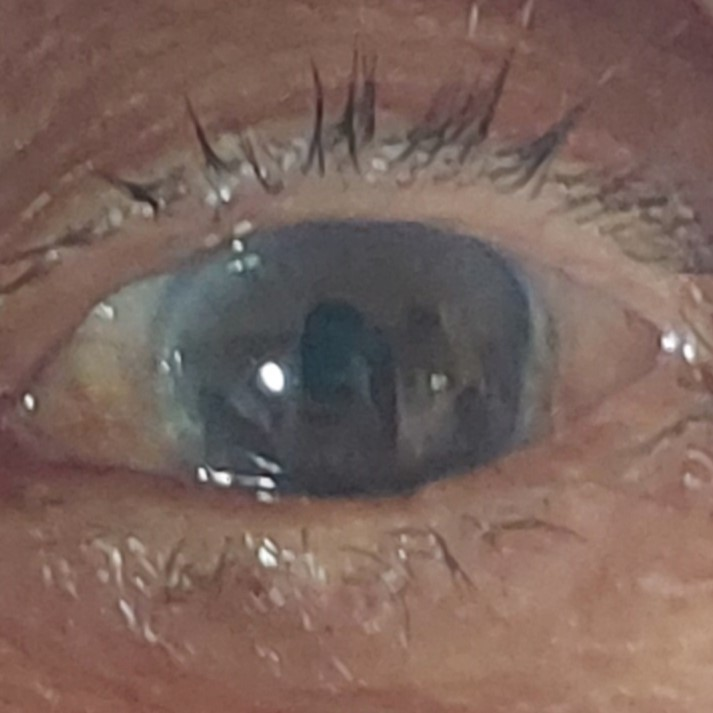
#> input picture Dataset/16.jpg, 713 x 713 px, given as the content of the folder Dataset/katarak, which was not available
$ python preprocessing.py
#> lines starting #> are read from the running program, lines starting #| are printed output that depends on the picture; after the words box and inside, x2 and y2 are one past the last pixel; in counts of white or black regions, pixels touching at a corner belong together; pictures that were not available may be replaced by others from this repository, and a replacement may not be noted
#> in main, img is the input picture: shape (713, 713, 3); mean B, G, R 91.6, 99.5, 122.7
import cv2
from skimage.restoration import inpaint
import numpy as np

def removeFlare(imgBGR):
    # cv2.imshow("original",imgBGR)
    lab = cv2.cvtColor(imgBGR,cv2.COLOR_BGR2LAB)
    # cv2.imshow("lab img",lab)
    # cv2.waitKey(0)
    labPlane = list(cv2.split(lab))
    clahe = cv2.createCLAHE(clipLimit=8.0, tileGridSize=(13,13))
    # cv2.imshow("L space",labPlane[0])
    labPlane[0]=clahe.apply(labPlane[0])
    lab = cv2.merge(labPlane)
    # cv2.imshow("after clahe",lab)
    claheBgr=cv2.cvtColor(lab,cv2.COLOR_LAB2BGR)
    grayimg = cv2.cvtColor(claheBgr,cv2.COLOR_BGR2GRAY)
    mask = cv2.threshold(grayimg, 200,255, cv2.THRESH_BINARY)[1]
    # cv2.imshow("masking",mask)
    result= cv2.inpaint(imgBGR,mask,0.2,cv2.INPAINT_NS)
    # cv2.imshow("result",result)
    # cv2.waitKey(0)
    return result

def claheFilterContrast(imgBGR):
    lab = cv2.cvtColor(imgBGR,cv2.COLOR_BGR2LAB)
    labPlane=list(cv2.split(lab))
    # cv2.imshow("lab img",labPlane[0])


    clahe = cv2.createCLAHE(clipLimit=5.0, tileGridSize=(5,5))
    labPlane[0]=clahe.apply(labPlane[0])
    lab = cv2.merge(labPlane)
    claheBgr=cv2.cvtColor(lab,cv2.COLOR_LAB2BGR)

    claheBgr=cv2.GaussianBlur(claheBgr,(5,5),0)
    # cv2.imshow("result",cv2.cvtColor(claheBgr,cv2.COLOR_BGR2GRAY))
    # cv2.waitKey(0)
    return claheBgr

def removeGlare2(imgBGR):
    gray = cv2.cvtColor(imgBGR, cv2.COLOR_BGR2GRAY)
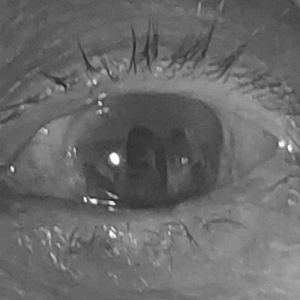
#> gray: shape (300, 300); min 31, max 255, mean 105.6

    # lab = cv2.cvtColor(imgBGR,cv2.COLOR_BGR2LAB)
    # cv2.imshow("lab img",lab)
    # labPlane = list(cv2.split(lab))
    clahe = cv2.createCLAHE(clipLimit=8.0, tileGridSize=(13,13))
    gray = clahe.apply(gray)
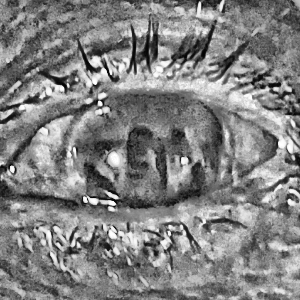
#> gray: shape (300, 300); min 2, max 255, mean 129.4
    # [6 lines of commented-out code are left out]
    mask = cv2.threshold(gray, 200,255, cv2.THRESH_BINARY)[1]
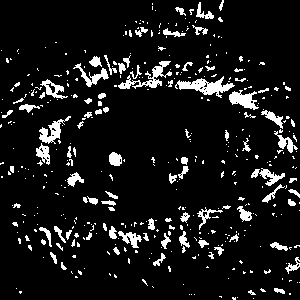
#> mask: shape (300, 300); 9.2% white; 422 white regions (331 under 20 px), largest, box (x1, y1, x2, y2) and area: (175, 76, 235, 98) 536, (118, 61, 172, 89) 435, (229, 90, 259, 110) 328
    kernel_size = 5
    kernel = np.ones((kernel_size, kernel_size), np.uint8)
    dilated_mask = cv2.dilate(mask, kernel, iterations=1)
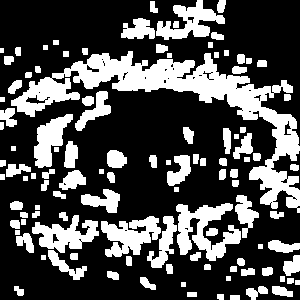
#> dilated_mask: shape (300, 300); 30.5% white; 110 white regions, largest, box (x1, y1, x2, y2) and area: (11, 51, 300, 213) 9641, (176, 203, 241, 261) 1877, (101, 216, 161, 257) 1426
    # [6 lines of commented-out code are left out]
    imgRes = inpaint.inpaint_biharmonic(imgBGR, dilated_mask, channel_axis= -1)
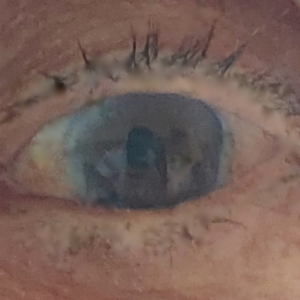
#> imgRes: shape (300, 300, 3) float64; mean B, G, R 0.347, 0.378, 0.47
    imgRes = imgRes*255.0
    imgRes = imgRes.astype(np.uint8)
    # cv2.imshow("Skimage Inpaint", imgRes)
    # cv2.waitKey(0)
    # imgRes = cv2.cvtColor(imgRes,cv2.COLOR_BGR2GRAY)
    return imgRes


import os

def main():
    categories = ['katarak']
    # categories = ['normal']
    dataDir = 'Dataset/'
    # img_arr = []
    for i in categories:
        path = os.path.join(dataDir,i)
        for j in os.listdir(path):
            # img_name = str(j) + ".jpg"
            # img = cv2.imread(os.path.join(path,img_name))
            # cv2.imshow("images 1",img)
            img = cv2.imread(os.path.join(path,j))
            img = cv2.resize(img,(300,300),interpolation=cv2.INTER_CUBIC)
            # img = claheFilterContrast(img)
            # img = removeFlare(img)
            img = removeGlare2(img)
            # [5 lines of commented-out code are left out]


if __name__=="__main__":
    main()

$ run again, on Dataset/7.jpg
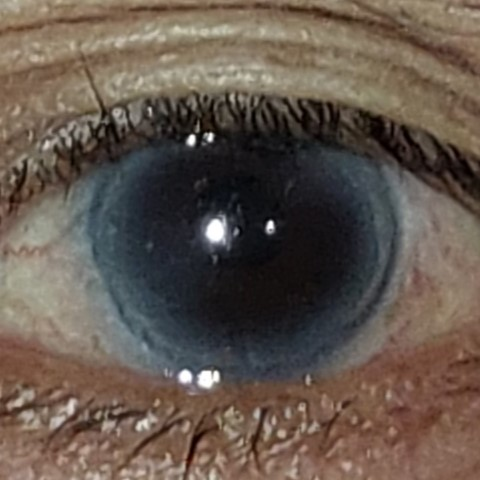
#> input picture Dataset/7.jpg, 480 x 480 px, given as the content of the folder Dataset/katarak, which was not available
#> in main, img is the input picture: shape (480, 480, 3); mean B, G, R 76.9, 86.5, 99.1
#> img: shape (300, 300, 3)
#> in removeGlare2, `mask = cv2.threshold(gray, 200,255, cv2.THRESH_BINARY)[1]`:
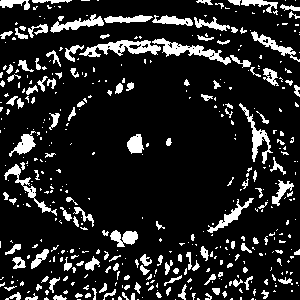
#> mask: shape (300, 300); 13.9% white; 443 white regions (305 under 20 px), largest, box (x1, y1, x2, y2) and area: (79, 40, 161, 57) 663, (152, 38, 231, 65) 612, (239, 103, 273, 164) 451
#> dilated_mask: shape (300, 300); 41.1% white; 62 white regions (1 under 20 px), largest, box (x1, y1, x2, y2) and area: (0, 32, 300, 122) 6514, (133, 232, 268, 300) 4806, (0, 12, 300, 64) 4350
#> in removeGlare2, `imgRes = inpaint.inpaint_biharmonic(imgBGR, dilated_mask, channel_axis..`:
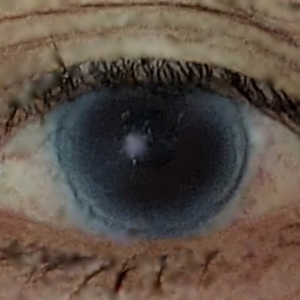
#> imgRes: shape (300, 300, 3) float64; mean B, G, R 0.275, 0.313, 0.363
